Frame 1 (no input): blank canvas, image omitted
Frame 60 (the mouse pressed at the canvas centre just before this capture): blank canvas, image omitted
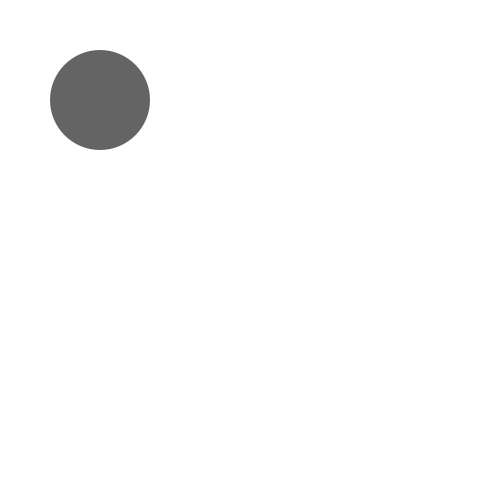
Frame 120 (the mouse held since frame 60 and released just before this capture)

The Processing sketch whose frames 1 and 60 were blank and that drew this single picture after the mouse press (run headless with seeded random() and noise(); from frame 60 on, the mouse is pressed at the canvas centre):

// Processing sketch: C13
// ── C13.pde
int Potato = 5;
int Llama = 60;
int col = 0;
boolean torf = true;
void setup() {
  size(500,500);
    //background(0);
  
}
void draw() {
  noStroke();
  frameRate(Llama);
  background(255,255,255);
  fill(Potato,Potato,Potato);
  ellipse(Potato,Potato,Potato,Potato);
 //if (mousePressed && mouseButton != LEFT)//(torf = true)
 Potato = Potato +5;
  //if (800-1/2(Potato)==Potato)
 // torf = false;
 //if (mousePressed && mouseButton != LEFT)
 //strokeWeight(random(255));
 //if (mousePressed && mouseButton != RIGHT)
 strokeWeight(1);
col = col + 1;
if (keyPressed && key == 'r')
 background(0); 
if (Potato >= 500) {
  Potato = 1;
//torf = false;}
  if (torf = false){
  Potato = Potato - 1;}
  if (keyPressed && key == 'f')

  Llama = Llama + 1;
 if (keyPressed && key == 'a')
  frameRate(100);
  if (mousePressed && mouseButton != RIGHT)
 Potato = Potato - 1; 
  

 
 
 
 
  
  
  
}
}
